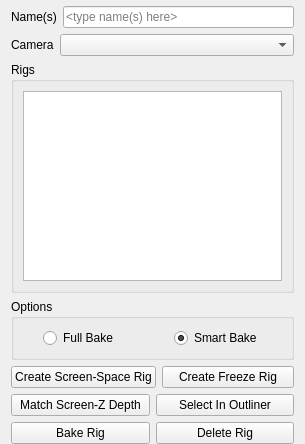
<?xml version="1.0" encoding="UTF-8"?>
<ui version="4.0">
 <class>Form</class>
 <widget class="QWidget" name="Form">
  <property name="geometry">
   <rect>
    <x>0</x>
    <y>0</y>
    <width>305</width>
    <height>444</height>
   </rect>
  </property>
  <property name="windowTitle">
   <string>Form</string>
  </property>
  <layout class="QGridLayout" name="gridLayout">
   <property name="topMargin">
    <number>6</number>
   </property>
   <property name="bottomMargin">
    <number>0</number>
   </property>
   <item row="5" column="0">
    <layout class="QHBoxLayout" name="horizontalLayout_4">
     <item>
      <widget class="QPushButton" name="matchScreenZDepthButton">
       <property name="text">
        <string>Match Screen-Z Depth</string>
       </property>
      </widget>
     </item>
     <item>
      <widget class="QPushButton" name="selectInOutlinerButton">
       <property name="text">
        <string>Select In Outliner</string>
       </property>
      </widget>
     </item>
    </layout>
   </item>
   <item row="3" column="0">
    <widget class="QGroupBox" name="options_grpBox">
     <property name="title">
      <string>Options</string>
     </property>
     <layout class="QVBoxLayout" name="verticalLayout">
      <item>
       <layout class="QHBoxLayout" name="bakeOptions_layout">
        <item>
         <spacer name="horizontalSpacer">
          <property name="orientation">
           <enum>Qt::Horizontal</enum>
          </property>
          <property name="sizeType">
           <enum>QSizePolicy::Fixed</enum>
          </property>
          <property name="sizeHint" stdset="0">
           <size>
            <width>20</width>
            <height>20</height>
           </size>
          </property>
         </spacer>
        </item>
        <item>
         <widget class="QRadioButton" name="fullBakeRadioButton">
          <property name="text">
           <string>Full Bake</string>
          </property>
         </widget>
        </item>
        <item>
         <spacer name="horizontalSpacer_3">
          <property name="orientation">
           <enum>Qt::Horizontal</enum>
          </property>
          <property name="sizeHint" stdset="0">
           <size>
            <width>40</width>
            <height>20</height>
           </size>
          </property>
         </spacer>
        </item>
        <item>
         <widget class="QRadioButton" name="smartBakeRadioButton">
          <property name="text">
           <string>Smart Bake</string>
          </property>
          <property name="checked">
           <bool>true</bool>
          </property>
         </widget>
        </item>
        <item>
         <spacer name="horizontalSpacer_2">
          <property name="orientation">
           <enum>Qt::Horizontal</enum>
          </property>
          <property name="sizeType">
           <enum>QSizePolicy::Fixed</enum>
          </property>
          <property name="sizeHint" stdset="0">
           <size>
            <width>20</width>
            <height>20</height>
           </size>
          </property>
         </spacer>
        </item>
       </layout>
      </item>
     </layout>
    </widget>
   </item>
   <item row="6" column="0">
    <layout class="QHBoxLayout" name="horizontalLayout_5">
     <item>
      <widget class="QPushButton" name="bakeRigButton">
       <property name="text">
        <string>Bake Rig</string>
       </property>
      </widget>
     </item>
     <item>
      <widget class="QPushButton" name="deleteRigButton">
       <property name="text">
        <string>Delete Rig</string>
       </property>
      </widget>
     </item>
    </layout>
   </item>
   <item row="4" column="0">
    <layout class="QHBoxLayout" name="horizontalLayout_3">
     <item>
      <widget class="QPushButton" name="createScreenSpaceRigButton">
       <property name="text">
        <string>Create Screen-Space Rig</string>
       </property>
      </widget>
     </item>
     <item>
      <widget class="QPushButton" name="createFreezeRigButton">
       <property name="text">
        <string>Create Freeze Rig</string>
       </property>
      </widget>
     </item>
    </layout>
   </item>
   <item row="2" column="0">
    <widget class="QGroupBox" name="rigsList_grpBox">
     <property name="title">
      <string>Rigs</string>
     </property>
     <layout class="QVBoxLayout" name="verticalLayout_2">
      <item>
       <widget class="QTreeWidget" name="rigsList">
        <property name="focusPolicy">
         <enum>Qt::NoFocus</enum>
        </property>
        <property name="selectionMode">
         <enum>QAbstractItemView::ExtendedSelection</enum>
        </property>
        <property name="indentation">
         <number>15</number>
        </property>
        <property name="headerHidden">
         <bool>true</bool>
        </property>
        <column>
         <property name="text">
          <string notr="true">1</string>
         </property>
        </column>
       </widget>
      </item>
     </layout>
    </widget>
   </item>
   <item row="1" column="0">
    <layout class="QHBoxLayout" name="horizontalLayout">
     <item>
      <widget class="QLabel" name="cameraLabel">
       <property name="sizePolicy">
        <sizepolicy hsizetype="Fixed" vsizetype="Preferred">
         <horstretch>0</horstretch>
         <verstretch>0</verstretch>
        </sizepolicy>
       </property>
       <property name="text">
        <string>Camera</string>
       </property>
      </widget>
     </item>
     <item>
      <widget class="QComboBox" name="cameraListComboBox"/>
     </item>
    </layout>
   </item>
   <item row="0" column="0">
    <layout class="QHBoxLayout" name="name_layout">
     <item>
      <widget class="QLabel" name="nameLabel">
       <property name="text">
        <string>Name(s)</string>
       </property>
      </widget>
     </item>
     <item>
      <widget class="QLineEdit" name="nameLineEdit">
       <property name="placeholderText">
        <string>&lt;type name(s) here&gt;</string>
       </property>
      </widget>
     </item>
    </layout>
   </item>
  </layout>
 </widget>
 <resources/>
 <connections/>
</ui>
